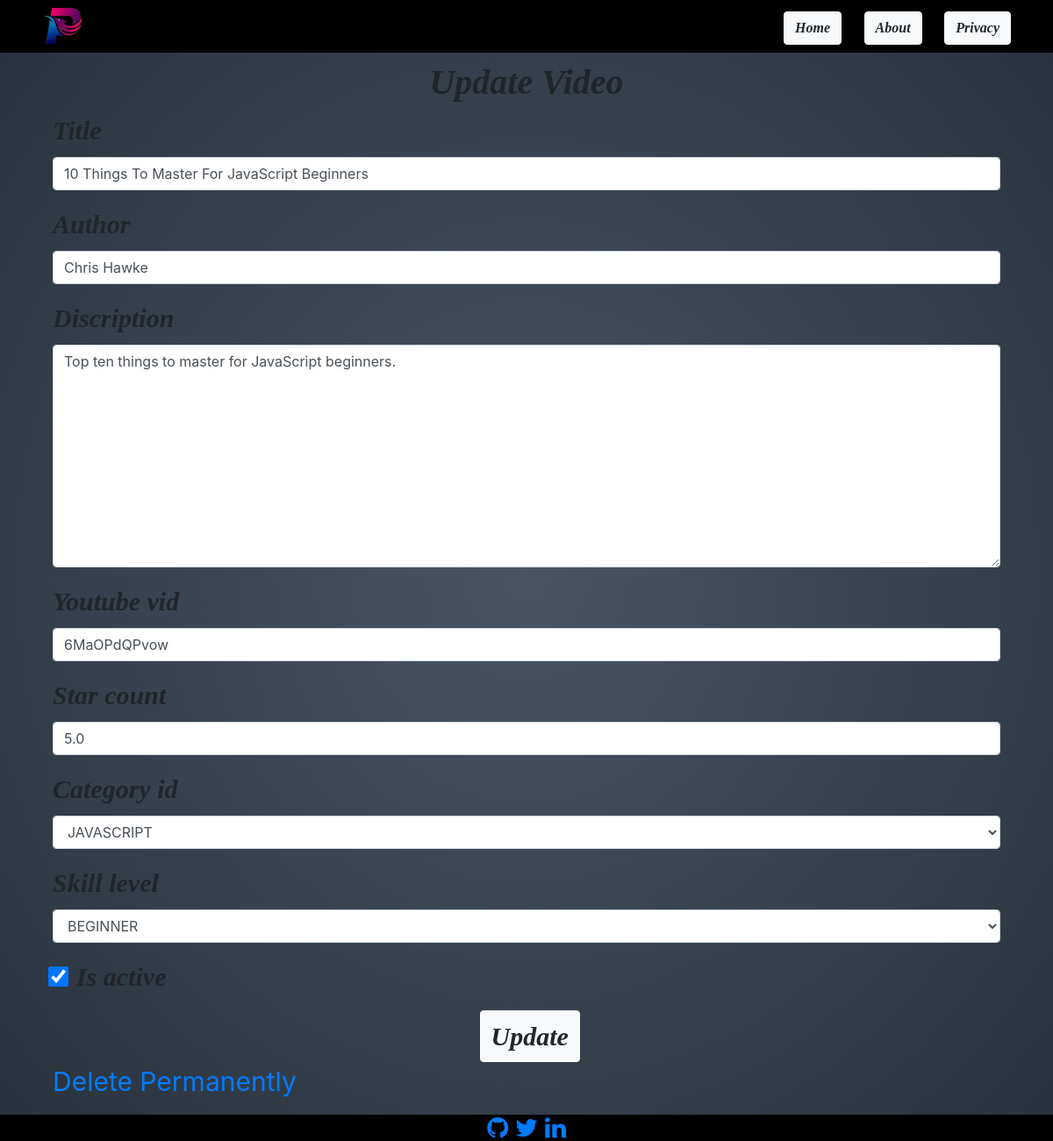
/video/update/42, run on the app's committed database.
### videos/models.py (models this page shows, shortened)
class Video(models.Model):
    CATEGORY_CHOICES=[
        (1,'HTML/CSS'),
        (2,'JAVASCRIPT'),
        (3,'PYTHON'),
        (4,'DJANGO')
    ]
    skill_level_CHOICES=[
        (1,'BEGINNER'),
        (2,'INTERMEDIATE'),
        (3,'EXPERT')
    ]
    title=models.CharField(max_length=180,unique=True)
    author=models.CharField(max_length=64)
    discription=models.TextField(unique=True,null=True)
    youtube_vid=models.CharField(max_length=11)
    star_count=models.DecimalField(max_digits=2,decimal_places=1)
    category_id=models.IntegerField(choices=CATEGORY_CHOICES)
    skill_level=models.IntegerField(choices=skill_level_CHOICES)
    is_active=models.BooleanField(default=True)
    posted_time=models.DateTimeField(auto_now_add=True)
    updated_time=models.DateTimeField(auto_now=True)
    class Meta:
        ordering=["-star_count","title"]

### videos/views.py (the view)
# urls.py: path('update/<int:pk>', VideoUpdateView.as_view(), name='video-update'),
class VideoUpdateView(SuccessMessageMixin,UpdateView):
    model = Video
    fields=['title','author', 'discription','youtube_vid', 'star_count','category_id', 'skill_level','is_active']
    success_url=reverse_lazy("video-list")
    success_message="VIDEO UPDATED!"

### videos/templates/videos/video_form.html (shortened to what this page needs)
{% extends "first_app/base.html" %}
{% load crispy_forms_tags %}
{% block maincontent %}
<div class='container'>
    <form method="POST">
        <h1>
            {% if form.instance.pk %}
            Update Video
            {% else %}
            Add New Video
            {% endif %}
        </h1>
        {{form|crispy}}
        {% if form.instance.pk %}
        <input type="submit" id="update" class="btn btn-light credate" value="Update"><br>
        <a href="{% url 'video-delete' video.id %}">Delete Permanently</a><br><br>
        {% else %}
        <input type="submit" class="btn btn-light credate" value="Create">&nbsp;&nbsp;
        <input type="reset" class="btn btn-light credate" value="Reset"><br><br>
        {% endif %}
    </form>
</div>
{% endblock maincontent %}

### first_app/static/first_app/css/stylesheet.css (style rules this page uses)
body { font-size: 20px; background: radial-gradient(#485563,#29323c) fixed; }
.btn { font-style: italic; font-family: 'Times New Roman', Times, serif; font-weight: 900; }
.container { margin-left: 15px; }

### videos/templates/videos/video_form.html (style rules this page uses)
form h1 { text-align: center; font-style: italic; font-family: 'Times New Roman', Times, serif; font-weight: bold; }
.requiredField,.form-check-label { font-style: italic; font-family: 'Times New Roman', Times, serif; font-weight: bold; }
.form-check-label { margin-left: 7px; }
.credate { text-align: center; font-size: 30px; }
.container input[type='submit'] { text-align: center; margin-left: 40%; }
.container input[type='checkbox'] { margin-top: 16px; transform:scale(1.8); }
#update { text-align: center; margin-left: 45.05%; }

### data on the page
Video: title "10 Things To Master For JavaScript Beginners", author "Chris Hawke", discription "Top ten things to master for JavaScript beginners.", youtube_vid "6MaOPdQPvow", star_count "5.0", category_id "JAVASCRIPT", skill_level "BEGINNER", is_active "☑"
